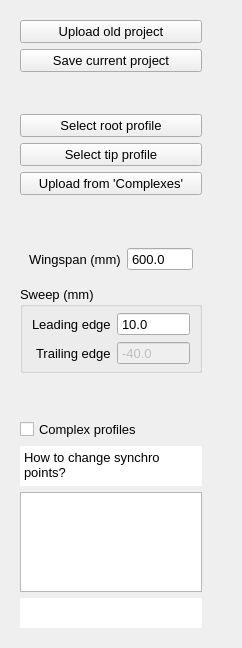
      <widget class="QWidget" name="tabProfile">
       <attribute name="title">
        <string>Profile</string>
       </attribute>
       <attribute name="toolTip">
        <string>Select project &amp; profiles</string>
       </attribute>
       <layout class="QHBoxLayout" name="horizontalLayout_4">
        <item>
         <layout class="QHBoxLayout" name="horizontalLayout_2">
          <property name="spacing">
           <number>2</number>
          </property>
          <item>
           <widget class="QWidget" name="widget" native="true">
            <property name="maximumSize">
             <size>
              <width>200</width>
              <height>16777215</height>
             </size>
            </property>
            <property name="font">
             <font>
              <pointsize>10</pointsize>
             </font>
            </property>
            <layout class="QVBoxLayout" name="verticalLayout">
             <item>
              <widget class="QPushButton" name="pbUploadProject">
               <property name="styleSheet">
                <string notr="true"/>
               </property>
               <property name="text">
                <string>Upload old project</string>
               </property>
              </widget>
             </item>
             <item>
              <widget class="QPushButton" name="pbSaveProject">
               <property name="styleSheet">
                <string notr="true"/>
               </property>
               <property name="text">
                <string>Save current project</string>
               </property>
              </widget>
             </item>
             <item>
              <spacer name="verticalSpacer">
               <property name="orientation">
                <enum>Qt::Vertical</enum>
               </property>
               <property name="sizeHint" stdset="0">
                <size>
                 <width>20</width>
                 <height>36</height>
                </size>
               </property>
              </spacer>
             </item>
             <item>
              <widget class="QPushButton" name="pbSelectRootProfile">
               <property name="text">
                <string>Select root profile</string>
               </property>
              </widget>
             </item>
             <item>
              <widget class="QPushButton" name="pbSelectTipProfile">
               <property name="text">
                <string>Select tip profile</string>
               </property>
              </widget>
             </item>
             <item>
              <widget class="QPushButton" name="pbUploadComplexes">
               <property name="text">
                <string>Upload from 'Complexes'</string>
               </property>
              </widget>
             </item>
             <item>
              <spacer name="verticalSpacer_2">
               <property name="orientation">
                <enum>Qt::Vertical</enum>
               </property>
               <property name="sizeHint" stdset="0">
                <size>
                 <width>20</width>
                 <height>37</height>
                </size>
               </property>
              </spacer>
             </item>
             <item>
              <widget class="QWidget" name="widget_5" native="true">
               <layout class="QFormLayout" name="formLayout_10">
                <item row="0" column="0">
                 <widget class="QLabel" name="label_27">
                  <property name="text">
                   <string>Wingspan (mm)</string>
                  </property>
                 </widget>
                </item>
                <item row="0" column="1">
                 <widget class="QDoubleSpinBox" name="blocLX">
                  <property name="buttonSymbols">
                   <enum>QAbstractSpinBox::NoButtons</enum>
                  </property>
                  <property name="decimals">
                   <number>1</number>
                  </property>
                  <property name="minimum">
                   <double>1.000000000000000</double>
                  </property>
                  <property name="maximum">
                   <double>1500.000000000000000</double>
                  </property>
                  <property name="value">
                   <double>600.000000000000000</double>
                  </property>
                 </widget>
                </item>
               </layout>
              </widget>
             </item>
             <item>
              <widget class="QGroupBox" name="groupBox_4">
               <property name="title">
                <string>Sweep (mm)</string>
               </property>
               <layout class="QFormLayout" name="formLayout_4">
                <property name="labelAlignment">
                 <set>Qt::AlignRight|Qt::AlignTrailing|Qt::AlignVCenter</set>
                </property>
                <property name="verticalSpacing">
                 <number>5</number>
                </property>
                <property name="topMargin">
                 <number>5</number>
                </property>
                <property name="bottomMargin">
                 <number>5</number>
                </property>
                <item row="0" column="1">
                 <widget class="QDoubleSpinBox" name="fLeading">
                  <property name="buttonSymbols">
                   <enum>QAbstractSpinBox::NoButtons</enum>
                  </property>
                  <property name="decimals">
                   <number>1</number>
                  </property>
                  <property name="minimum">
                   <double>-500.000000000000000</double>
                  </property>
                  <property name="maximum">
                   <double>500.000000000000000</double>
                  </property>
                  <property name="value">
                   <double>10.000000000000000</double>
                  </property>
                 </widget>
                </item>
                <item row="1" column="0">
                 <widget class="QLabel" name="label_10">
                  <property name="text">
                   <string>Trailing edge</string>
                  </property>
                 </widget>
                </item>
                <item row="1" column="1">
                 <widget class="QDoubleSpinBox" name="fTrailing">
                  <property name="enabled">
                   <bool>false</bool>
                  </property>
                  <property name="buttonSymbols">
                   <enum>QAbstractSpinBox::NoButtons</enum>
                  </property>
                  <property name="decimals">
                   <number>1</number>
                  </property>
                  <property name="minimum">
                   <double>-500.000000000000000</double>
                  </property>
                  <property name="maximum">
                   <double>500.000000000000000</double>
                  </property>
                  <property name="value">
                   <double>-40.000000000000000</double>
                  </property>
                 </widget>
                </item>
                <item row="0" column="0">
                 <widget class="QLabel" name="label_9">
                  <property name="text">
                   <string>Leading edge</string>
                  </property>
                 </widget>
                </item>
               </layout>
              </widget>
             </item>
             <item>
              <spacer name="verticalSpacer_23">
               <property name="orientation">
                <enum>Qt::Vertical</enum>
               </property>
               <property name="sizeHint" stdset="0">
                <size>
                 <width>20</width>
                 <height>40</height>
                </size>
               </property>
              </spacer>
             </item>
             <item>
              <widget class="QCheckBox" name="cbComplexProfiles">
               <property name="toolTip">
                <string>&lt;html&gt;&lt;head/&gt;&lt;body&gt;&lt;p&gt;For wing profiles, the program calculates automatically leading and trailing edges on root and tip profiles. It uses thoses points to synchronise the movements.&lt;/p&gt;&lt;p&gt;For complex profiles (e.g.fuses), it is usualy required to set up synchronisation points manually to force the wire to pass at precise locations simultanouously.&lt;/p&gt;&lt;p&gt;This can be done on this tab.&lt;/p&gt;&lt;p&gt;The number of synchronisation points must be equal on root and tip profiles.&lt;/p&gt;&lt;p&gt;&lt;br/&gt;&lt;/p&gt;&lt;p&gt;Note: when using complex profiles, you can not define a covering because usually covering change the number of points on each profile and synchro points could be lost. &lt;/p&gt;&lt;p&gt;&lt;br/&gt;&lt;/p&gt;&lt;/body&gt;&lt;/html&gt;</string>
               </property>
               <property name="text">
                <string>Complex profiles</string>
               </property>
              </widget>
             </item>
             <item>
              <widget class="QTextEdit" name="textEdit">
               <property name="enabled">
                <bool>true</bool>
               </property>
               <property name="maximumSize">
                <size>
                 <width>16777215</width>
                 <height>40</height>
                </size>
               </property>
               <property name="toolTip">
                <string>&lt;html&gt;&lt;head/&gt;&lt;body&gt;&lt;p&gt;When profile does not contains synchro points, they are added automatically at trailing and leading edges.&lt;/p&gt;&lt;p&gt;To add/remove synchro points, click on the point in the graph.&lt;/p&gt;&lt;p&gt;Note: number of synchro points must be the same on root and tip profiles.   &lt;/p&gt;&lt;/body&gt;&lt;/html&gt;</string>
               </property>
               <property name="frameShape">
                <enum>QFrame::NoFrame</enum>
               </property>
               <property name="readOnly">
                <bool>true</bool>
               </property>
               <property name="markdown">
                <string>How to change synchro points?

</string>
               </property>
               <property name="html">
                <string>&lt;!DOCTYPE HTML PUBLIC &quot;-//W3C//DTD HTML 4.0//EN&quot; &quot;http://www.w3.org/TR/REC-html40/strict.dtd&quot;&gt;
&lt;html&gt;&lt;head&gt;&lt;meta name=&quot;qrichtext&quot; content=&quot;1&quot; /&gt;&lt;style type=&quot;text/css&quot;&gt;
p, li { white-space: pre-wrap; }
&lt;/style&gt;&lt;/head&gt;&lt;body style=&quot; font-family:'MS Shell Dlg 2'; font-size:10pt; font-weight:400; font-style:normal;&quot;&gt;
&lt;p style=&quot; margin-top:6px; margin-bottom:6px; margin-left:0px; margin-right:0px; -qt-block-indent:0; text-indent:0px;&quot;&gt;How to change synchro points?&lt;/p&gt;&lt;/body&gt;&lt;/html&gt;</string>
               </property>
              </widget>
             </item>
             <item>
              <widget class="QTextEdit" name="synchroMsg">
               <property name="maximumSize">
                <size>
                 <width>16777215</width>
                 <height>100</height>
                </size>
               </property>
               <property name="readOnly">
                <bool>true</bool>
               </property>
               <property name="html">
                <string notr="true">&lt;!DOCTYPE HTML PUBLIC &quot;-//W3C//DTD HTML 4.0//EN&quot; &quot;http://www.w3.org/TR/REC-html40/strict.dtd&quot;&gt;
&lt;html&gt;&lt;head&gt;&lt;meta name=&quot;qrichtext&quot; content=&quot;1&quot; /&gt;&lt;style type=&quot;text/css&quot;&gt;
p, li { white-space: pre-wrap; }
&lt;/style&gt;&lt;/head&gt;&lt;body style=&quot; font-family:'MS Shell Dlg 2'; font-size:10pt; font-weight:400; font-style:normal;&quot;&gt;
&lt;p style=&quot;-qt-paragraph-type:empty; margin-top:0px; margin-bottom:0px; margin-left:0px; margin-right:0px; -qt-block-indent:0; text-indent:0px;&quot;&gt;&lt;br /&gt;&lt;/p&gt;&lt;/body&gt;&lt;/html&gt;</string>
               </property>
               <property name="placeholderText">
                <string notr="true"/>
               </property>
              </widget>
             </item>
             <item>
              <widget class="QTextEdit" name="teHowToZoom">
               <property name="sizePolicy">
                <sizepolicy hsizetype="Expanding" vsizetype="Expanding">
                 <horstretch>0</horstretch>
                 <verstretch>0</verstretch>
                </sizepolicy>
               </property>
               <property name="maximumSize">
                <size>
                 <width>16777215</width>
                 <height>30</height>
                </size>
               </property>
               <property name="baseSize">
                <size>
                 <width>0</width>
                 <height>0</height>
                </size>
               </property>
               <property name="toolTip">
                <string>&lt;html&gt;&lt;head/&gt;&lt;body&gt;&lt;p&gt;In order to zoom, drag a rectangle on the chart.&lt;/p&gt;&lt;p&gt;To restore the scale, click on the &amp;quot;A&amp;quot; icon that apears on the bottom left of the chart &lt;/p&gt;&lt;/body&gt;&lt;/html&gt;</string>
               </property>
               <property name="frameShape">
                <enum>QFrame::NoFrame</enum>
               </property>
               <property name="markdown">
                <string>How to Zoom?

</string>
               </property>
               <property name="placeholderText">
                <string/>
               </property>
              </widget>
             </item>
            </layout>
           </widget>
          </item>
          <item>
           <widget class="QWidget" name="widget_2" native="true">
            <layout class="QHBoxLayout" name="horizontalLayout_3">
             <item>
              <layout class="QVBoxLayout" name="verticalLayout_2">
               <item>
                <widget class="PlotWidget" name="plotORoot" native="true"/>
               </item>
               <item>
                <widget class="PlotWidget" name="plotOTip" native="true">
                 <property name="toolTip">
                  <string>When profile does not contains synchro points, they are added automatically at trailing and leading edges.  To add/remove synchro points, click on the point in the graph.  Note: number of synchro points must be the same on root and tip profiles.   </string>
                 </property>
                </widget>
               </item>
              </layout>
             </item>
            </layout>
           </widget>
          </item>
         </layout>
        </item>
       </layout>
      </widget>
